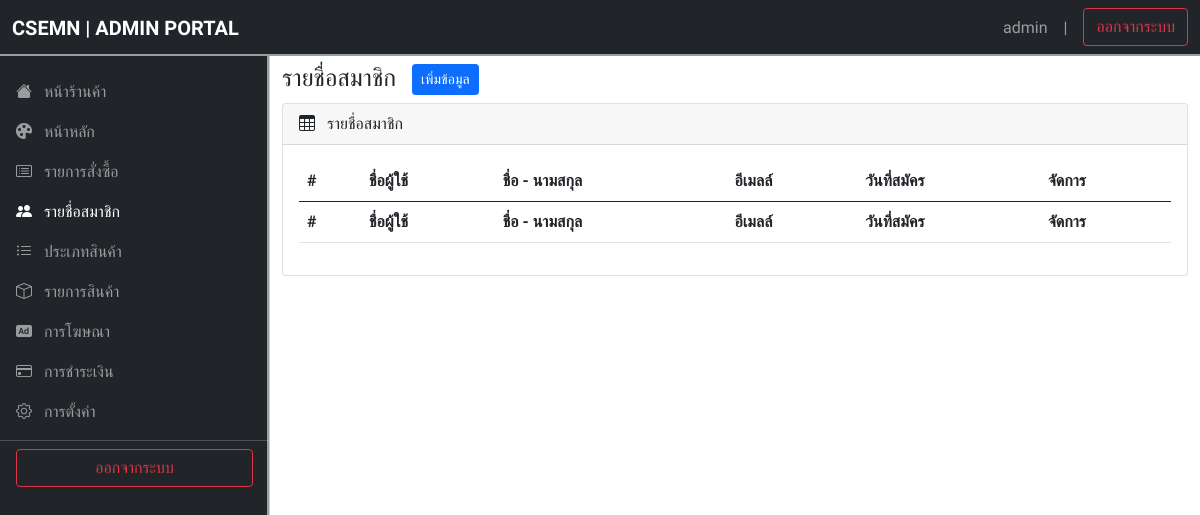
/admin/pages/users/index.php (signed in), run on an earlier commit of the app's database.
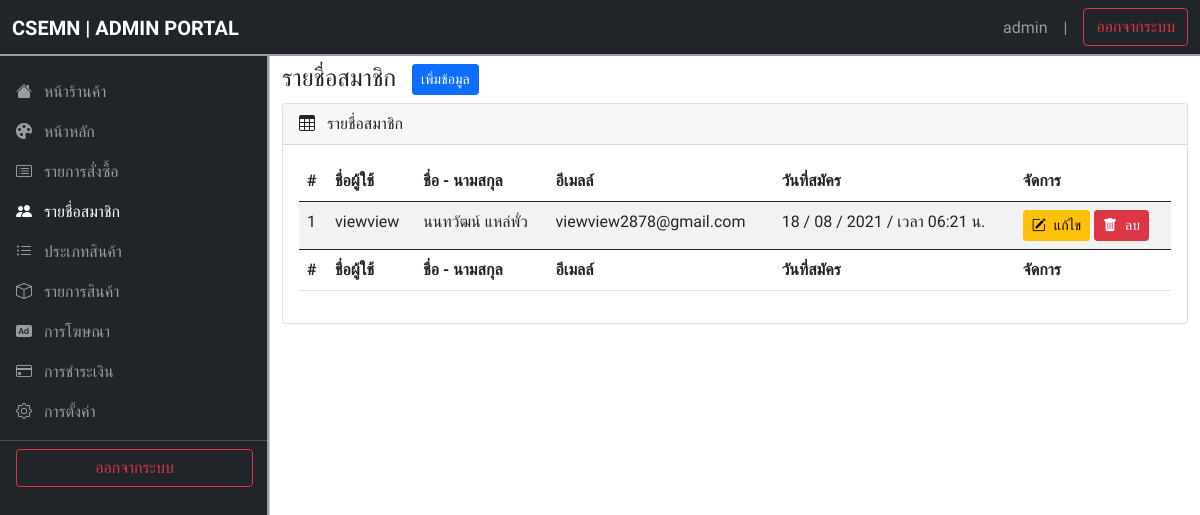
And on a later commit of the database.
### tables this page shows
CREATE TABLE `users` (
  `id` int(11) NOT NULL,
  `username` varchar(100) NOT NULL,
  `firstname` varchar(60) NOT NULL,
  `lastname` varchar(60) NOT NULL,
  `email` varchar(100) NOT NULL,
  `password` varchar(100) NOT NULL,
  `admin` tinyint(1) NOT NULL DEFAULT 0,
  `created_at` timestamp NOT NULL DEFAULT current_timestamp()
);

### admin/services/users/users.php (the view)
<?php
try {
    $stmt = $connect->prepare("SELECT * FROM users WHERE admin != 1 ORDER BY created_at ASC");
    $stmt->execute();
    $result = $stmt->fetchAll();
} catch (PDOException $e) {
    echo "เกิดข้อผิดพลาด : " . $e->getMessage();
    exit();
}
$i = 0;
foreach ($result as $user) {
    $i++;
?>
    <tr>
        <td><?= $i ?></td>
        <td style='white-space:nowrap;'><?= $user['username'] ?></td>
        <td style='white-space:nowrap;'><?= $user['firstname'] . " " . $user['lastname'] ?></td>
        <td style='white-space:nowrap;'><?= $user['email'] ?></td>
        <td style='white-space:nowrap;'><?= date("d / m / Y / เวลา H:i น.", strtotime($user['created_at'])) ?></td>
        <td style='white-space:nowrap;'>
            <a href="?users=update&id=<?= $user['id'] ?>" class='btn btn-sm btn-warning'><i class='bi bi-pencil-square me-2'></i>แก้ไข</a>
            <a href="?users=delete&id=<?= $user['id'] ?>" class='btn btn-sm btn-danger' onclick="return confirm('ต้องการลบบัญชีสมาชิกนี้ ? ')"><i class='bi bi-trash-fill me-2'></i>ลบ</a>
        </td>
    </tr>
<?php
}
?>

What changed in the data, as far as the page shows it:
added users: username "viewview", firstname "นนทวัฒน์", lastname "แหล่พั่ว", email "viewview2878@gmail.com", created_at "18 / 08 / 2021 / เวลา 06:21 น."
